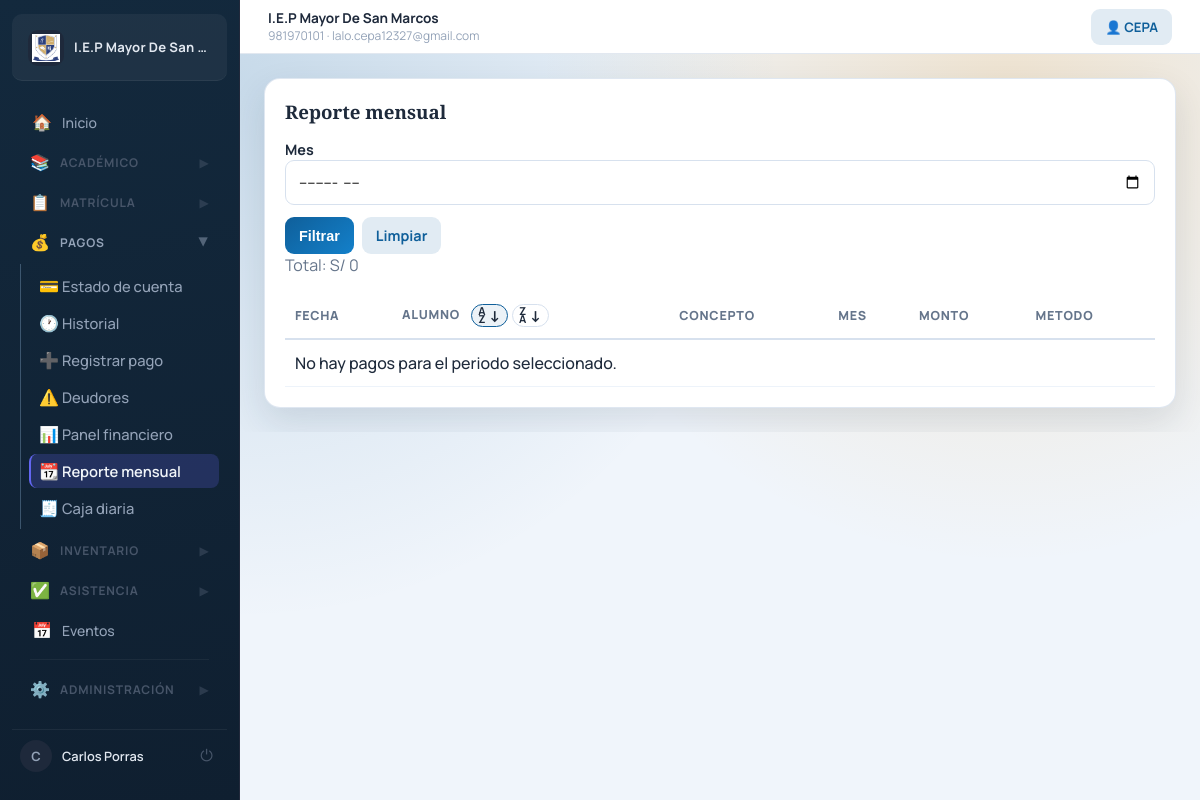
Page /payments/monthly/ (signed in) on the earlier database version.
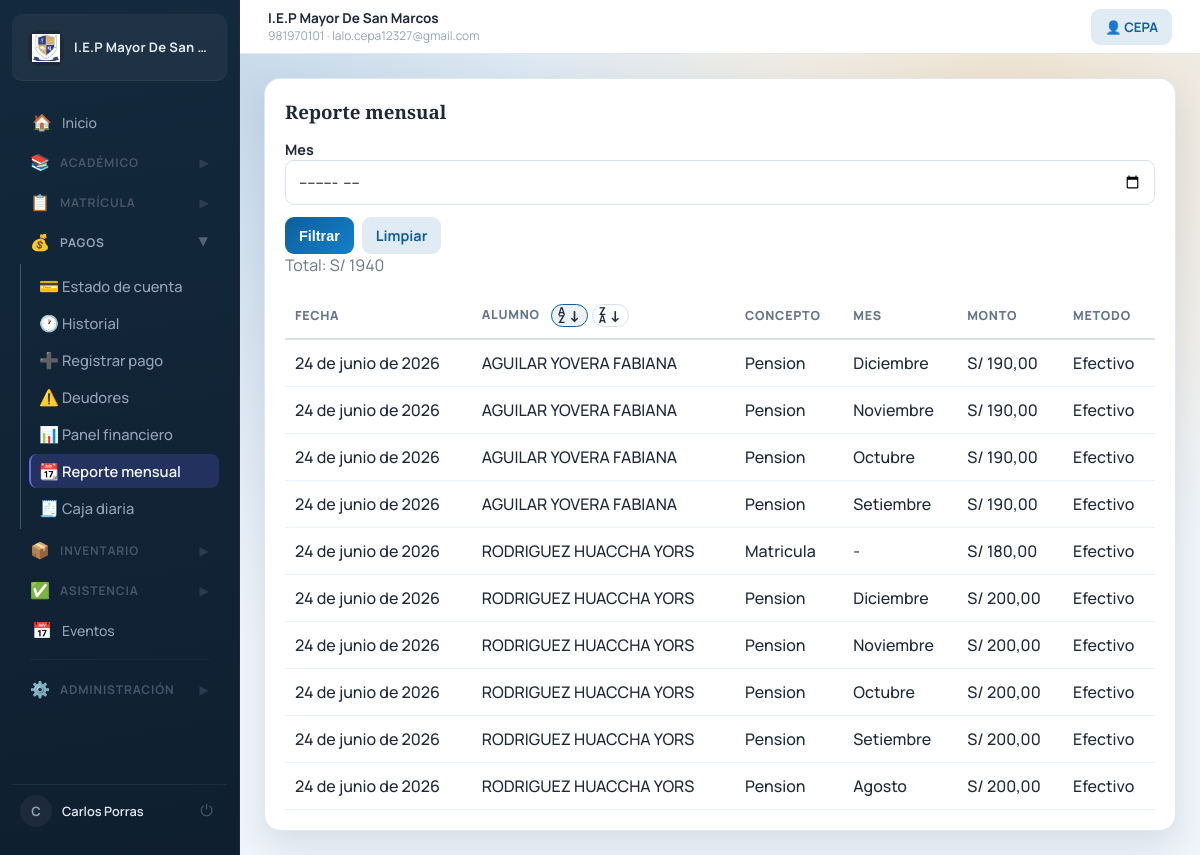
Same page on the later database version.
### finance/models.py (models this page shows, shortened)
class Payment(models.Model):
    METHOD_CASH = 'cash'
    METHOD_TRANSFER = 'transfer'
    METHOD_YAPE_PLIN = 'yape_plin'
    METHOD_CHOICES = (
        (METHOD_CASH, 'Efectivo'),
        (METHOD_TRANSFER, 'Transferencia'),
        (METHOD_YAPE_PLIN, 'Yape/Plin'),
    )
    fee = models.ForeignKey(Fee, on_delete=models.CASCADE)
    amount = models.DecimalField(max_digits=10, decimal_places=2)
    payment_date = models.DateField(auto_now_add=True)
    method = models.CharField(max_length=20, choices=METHOD_CHOICES, default=METHOD_CASH)
    proof_image = models.FileField(upload_to='payment_proofs/', blank=True, null=True)
    comment = models.TextField(blank=True)

class Fee(models.Model):
    CONCEPT_ENROLLMENT = 'matricula'
    CONCEPT_PENSION = 'pension'
    CONCEPT_SCHOOL_SUPPLIES = 'material_escolar'
    CONCEPT_BOOK = 'libro'
    CONCEPT_BAND_UNIFORM = 'uniforme_banda'
    CONCEPT_SCHOOL_UNIFORM = 'uniforme_colegio'
    CONCEPT_PRODUCT = 'producto_inventario'
    CONCEPT_CHOICES = (
        (CONCEPT_ENROLLMENT, 'Matricula'),
        (CONCEPT_PENSION, 'Pension'),
        (CONCEPT_SCHOOL_SUPPLIES, 'Material escolar'),
        (CONCEPT_BOOK, 'Libro'),
        (CONCEPT_BAND_UNIFORM, 'Uniforme de Banda'),
        (CONCEPT_SCHOOL_UNIFORM, 'Uniforme del Colegio'),
        (CONCEPT_PRODUCT, 'Producto de inventario'),
    )
    MONTH_CHOICES = (
        (1, 'Enero'),
        (2, 'Febrero'),
        (3, 'Marzo'),
        (4, 'Abril'),
        (5, 'Mayo'),
        (6, 'Junio'),
        (7, 'Julio'),
        (8, 'Agosto'),
        (9, 'Setiembre'),
        (10, 'Octubre'),
        (11, 'Noviembre'),
        (12, 'Diciembre'),
    )
    enrollment = models.ForeignKey(Enrollment, on_delete=models.CASCADE)
    concept = models.CharField(max_length=30, choices=CONCEPT_CHOICES)
    pension_month = models.PositiveSmallIntegerField(choices=MONTH_CHOICES, null=True, blank=True)
    course = models.ForeignKey('academic.Course', on_delete=models.SET_NULL, null=True, blank=True, verbose_name="Curso (para libros)")
    inventory_product = models.ForeignKey(
        'inventory.Product',
        on_delete=models.SET_NULL,
        null=True, blank=True,
        verbose_name='Producto de inventario',
        related_name='fees',
    )
    inventory_quantity = models.PositiveIntegerField(default=1, verbose_name='Cantidad vendida')
    amount = models.DecimalField(max_digits=10, decimal_places=2)
    amount_paid = models.DecimalField(max_digits=10, decimal_places=2, default=Decimal('0.00'))
    due_date = models.DateField()
    STATUS = (
        ('pending', 'Pendiente'),
        ('partial', 'Parcial'),
        ('paid', 'Pagado'),
    )
    status = models.CharField(max_length=20, choices=STATUS, default='pending')
    created_at = models.DateTimeField(auto_now_add=True)
    @property
    def pending(self):
        return self.balance

### enrollment/models.py (models this page shows, shortened)
class Enrollment(models.Model):
    STATUS = (
        ('active', 'Activo'),
        ('retired', 'Retirado'),
        ('transferred', 'Trasladado'),
        ('finished', 'Finalizado'),
    )
    student = models.ForeignKey(Student, on_delete=models.CASCADE)
    academic_year = models.ForeignKey(AcademicYear, on_delete=models.CASCADE)
    section = models.ForeignKey(Section, on_delete=models.CASCADE)
    status = models.CharField(max_length=20, choices=STATUS, default='active')
    enrolled_at = models.DateTimeField(auto_now_add=True)

### students/models.py (models this page shows)
class Student(models.Model):
    dni = models.CharField(max_length=8, unique=True)
    first_name = models.CharField(max_length=150)
    last_name = models.CharField(max_length=150)
    birth_date = models.DateField(null=True, blank=True)
    address = models.TextField(blank=True, default='')
    parent_name = models.CharField(max_length=150, blank=True, default='')
    parent_phone = models.CharField(max_length=15, blank=True, default='')
    father_name = models.CharField(max_length=150, blank=True, default='')
    mother_name = models.CharField(max_length=150, blank=True, default='')
    father_phone = models.CharField(max_length=15, blank=True, default='')
    mother_phone = models.CharField(max_length=15, blank=True, default='')
    def __str__(self):
        return f"{self.first_name} {self.last_name}"

### finance/views.py (the view, shortened to what this page needs)
# urls.py: path('monthly/', monthly_report, name='monthly_report'),
@role_required('admin', 'director')
def monthly_report(request):
    student_order = resolve_student_order(request)
    month = request.GET.get('month')
    payments = Payment.objects.select_related('fee__enrollment__student')
    payments = order_queryset_by_student_name(
        payments,
        prefix='fee__enrollment__student',
        student_order=student_order,
        extra_fields=['-payment_date', '-id'],
    )
    total = payments.aggregate(total=Sum('amount'))['total'] or 0
    context = {'payments': payments, 'total': total, 'month': month}
    context.update(student_order_context(request, student_order))
    return render(request, 'finance/monthly_report.html', context)

### core/student_ordering.py (called while the page is built)
def resolve_student_order(request, param='student_order'):
    selected_order = (
        request.GET.get(param)
        or request.POST.get(param)
        or DEFAULT_STUDENT_ORDER
    ).lower()
    if selected_order not in VALID_STUDENT_ORDERS:
        return DEFAULT_STUDENT_ORDER
    return selected_order

def student_order_fields(prefix='', student_order=DEFAULT_STUDENT_ORDER):
    if prefix:
        prefix = prefix if prefix.endswith('__') else f'{prefix}__'
    fields = [
        f'{prefix}first_name',
        f'{prefix}last_name',
    ]
    if student_order == 'za':
        return [f'-{field}' for field in fields]
    return fields

def order_queryset_by_student_name(queryset, prefix='', student_order=DEFAULT_STUDENT_ORDER, extra_fields=None):
    order_fields = list(student_order_fields(prefix=prefix, student_order=student_order))
    if extra_fields:
        order_fields.extend(extra_fields)
    return queryset.order_by(*order_fields)

### schools/context_processors.py (called while the page is built)
def school_context(request):
    system_school = School.objects.order_by('id').first()
    return {
        'system_school': system_school,
    }

### finance/templates/finance/monthly_report.html (shortened to what this page needs)
{% extends 'base.html' %}
{% block content %}
<section class="card">
    <div class="section-head">
        <h1>Reporte mensual</h1>
    </div>
    <form method="get" class="form-grid">
        <div>
            <label for="month">Mes</label>
            <input type="month" id="month" name="month" value="{{ month|default:'' }}">
        </div>
        <div class="action-row">
            <button type="submit" class="btn btn-primary">Filtrar</button>
            <a href="{% url 'monthly_report' %}" class="btn btn-subtle">Limpiar</a>
        </div>
    </form>
    <p class="muted">Total: S/ {{ total }}</p>
    <div class="table-wrap">
        <table>
            <thead>
                <tr>
                    <th>Fecha</th>
                    <th>Alumno {% include 'includes/student_order_controls.html' %}</th>
                    <th>Concepto</th>
                    <th>Mes</th>
                    <th>Monto</th>
                    <th>Metodo</th>
                </tr>
            </thead>
            <tbody>
                {% for payment in payments %}
                    <tr>
                        <td>{{ payment.payment_date }}</td>
                        <td>{{ payment.fee.enrollment.student }}</td>
                        <td>{{ payment.fee.get_concept_display }}</td>
                        <td>{{ payment.fee.get_pension_month_display|default:"-" }}</td>
                        <td>S/ {{ payment.amount }}</td>
                        <td>{{ payment.get_method_display }}</td>
                    </tr>
                {% empty %}
                    <tr><td colspan="6">No hay pagos para el periodo seleccionado.</td></tr>
                {% endfor %}
            </tbody>
        </table>
    </div>
</section>
{% endblock %}

Differences in the rows shown:
added Payment: payment_date "24 de junio de 2026", fee.enrollment.student "AGUILAR YOVERA FABIANA", fee.concept "Pension", fee.pension_month "Diciembre", amount "190,00", method "Efectivo"
added Payment: payment_date "24 de junio de 2026", fee.enrollment.student "AGUILAR YOVERA FABIANA", fee.concept "Pension", fee.pension_month "Noviembre", amount "190,00", method "Efectivo"
added Payment: payment_date "24 de junio de 2026", fee.enrollment.student "AGUILAR YOVERA FABIANA", fee.concept "Pension", fee.pension_month "Octubre", amount "190,00", method "Efectivo"
added Payment: payment_date "24 de junio de 2026", fee.enrollment.student "AGUILAR YOVERA FABIANA", fee.concept "Pension", fee.pension_month "Setiembre", amount "190,00", method "Efectivo"
added Payment: payment_date "24 de junio de 2026", fee.enrollment.student "RODRIGUEZ HUACCHA YORS", fee.concept "Matricula", fee.pension_month "-", amount "180,00", method "Efectivo"
added Payment: payment_date "24 de junio de 2026", fee.enrollment.student "RODRIGUEZ HUACCHA YORS", fee.concept "Pension", fee.pension_month "Diciembre", amount "200,00", method "Efectivo"
added Payment: payment_date "24 de junio de 2026", fee.enrollment.student "RODRIGUEZ HUACCHA YORS", fee.concept "Pension", fee.pension_month "Noviembre", amount "200,00", method "Efectivo"
added Payment: payment_date "24 de junio de 2026", fee.enrollment.student "RODRIGUEZ HUACCHA YORS", fee.concept "Pension", fee.pension_month "Octubre", amount "200,00", method "Efectivo"
added Payment: payment_date "24 de junio de 2026", fee.enrollment.student "RODRIGUEZ HUACCHA YORS", fee.concept "Pension", fee.pension_month "Setiembre", amount "200,00", method "Efectivo"
added Payment: payment_date "24 de junio de 2026", fee.enrollment.student "RODRIGUEZ HUACCHA YORS", fee.concept "Pension", fee.pension_month "Agosto", amount "200,00", method "Efectivo"
Other differences:
{{ total }}: "0" → "1940"
text no longer shown: "No hay pagos para el periodo seleccionado."
